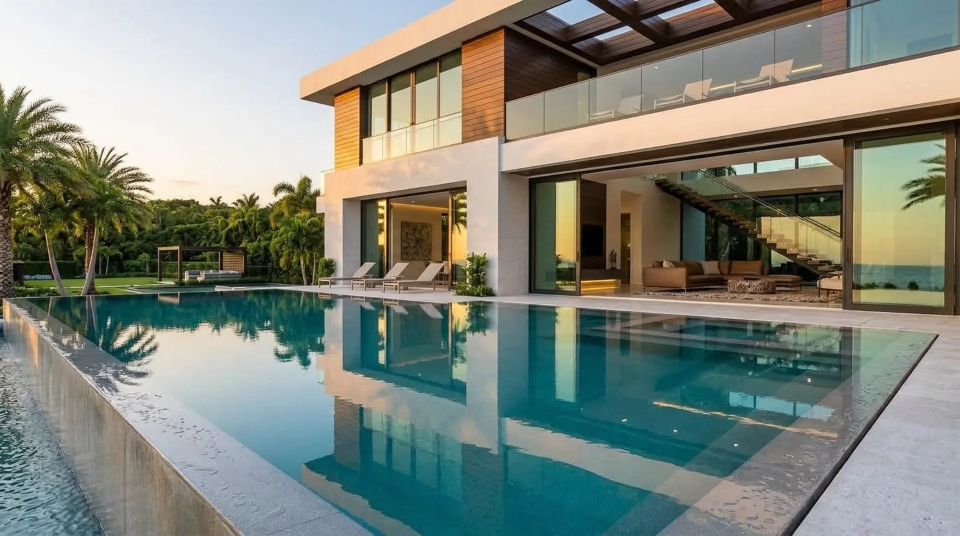
#> input picture media-originales/media/demos/demo-01/photo-1.webp, 1920 x 1072 px (shown at 1/2 size); its folder holds 3 pictures in this run
$ python render.py
#> lines starting #> are read from the running program, lines starting #| are printed output that depends on the picture; pictures that were not available may be replaced by others from this repository, and a replacement may not be noted
"""Renderiza los planos de las demos con paralaje por profundidad (2.5D).

Cada plano sale de UNA sola foto: cada píxel del fotograma se muestrea de la propia foto,
desplazado según su profundidad (lo cercano se mueve más que lo lejano). No se genera
contenido nuevo. El script verifica en cada fotograma que no se muestrea fuera de la imagen.

Uso:
  python render.py preview   # tiras de fotogramas a baja resolución para revisar el movimiento
  python render.py final     # planos a 1920×1080 / 30 fps en work/clips/
"""
import sys, math, pathlib, subprocess
import numpy as np, cv2

HERE = pathlib.Path(__file__).resolve().parent
ROOT = HERE.parents[1]
SRC = ROOT / 'media-originales' / 'media' / 'demos'
WORK = HERE / 'work'
FPS = 30

# Movimientos. Unidades de pan/off: fracción del ancho. f = profundidad del plano focal (0 lejos, 1 cerca).
# Z = zoom global; dz = zoom dependiente de la profundidad (efecto dolly); c = centro del zoom (0..1).
MOTIONS = {
    'demo-01': {
        'dur': 4.5,
        'order': ['photo-1', 'photo-3', 'photo-2', 'photo-4'],
        'photo-1': dict(Z=(1.08, 1.11), pan=((0.012, 0), (-0.012, 0)), off=((0.028, 0), (-0.028, 0)), dz=(0.0, 0.05), f=0.35, c=(0.55, 0.50)),
        'photo-3': dict(Z=(1.05, 1.14), pan=((0, 0), (0, 0.004)), off=((0, 0), (0, 0)), dz=(0.0, 0.11), f=0.45, c=(0.52, 0.47)),
        'photo-2': dict(Z=(1.06, 1.11), pan=((0, -0.008), (0, 0.008)), off=((0, -0.015), (0, 0.015)), dz=(0.0, 0.03), f=0.40, c=(0.45, 0.45)),
        'photo-4': dict(Z=(1.16, 1.05), pan=((-0.006, 0), (0.006, 0)), off=((0.008, 0), (-0.008, 0)), dz=(0.04, 0.0), f=0.50, c=(0.45, 0.55)),
    },
    'demo-02': {
        'dur': 5.36,
        'order': ['photo-1', 'photo-3', 'photo-5', 'photo-4', 'photo-2'],
        'photo-1': dict(Z=(1.05, 1.15), pan=((0, 0), (0, -0.004)), off=((0, 0), (0, 0)), dz=(0.0, 0.12), f=0.35, c=(0.47, 0.47)),
        'photo-3': dict(Z=(1.05, 1.13), pan=((0, 0), (0, 0)), off=((0, 0), (0, 0)), dz=(0.0, 0.10), f=0.35, c=(0.50, 0.48)),
        'photo-5': dict(Z=(1.07, 1.12), pan=((0.010, 0), (-0.010, 0)), off=((0.022, 0), (-0.022, 0)), dz=(0.0, 0.06), f=0.30, c=(0.50, 0.50)),
        'photo-4': dict(Z=(1.08, 1.11), pan=((-0.012, 0), (0.012, 0)), off=((-0.028, 0), (0.028, 0)), dz=(0.0, 0.04), f=0.40, c=(0.50, 0.50)),
        'photo-2': dict(Z=(1.15, 1.05), pan=((0.006, -0.004), (-0.006, 0.004)), off=((0.008, 0), (-0.008, 0)), dz=(0.04, 0.0), f=0.50, c=(0.50, 0.55)),
    },
}


def ease(t: float) -> float:
    return 0.5 - 0.5 * math.cos(math.pi * t)


def lerp(a, b, t):
    return a + (b - a) * t


def load(demo: str, photo: str, W: int, H: int):
#> called with demo = 'demo-01', photo = 'photo-1', W = 640, H = 360
    img = cv2.imread(str(SRC / demo / f'{photo}.webp'), cv2.IMREAD_COLOR)
#> img is the input picture: shape (1072, 1920, 3); mean B, G, R 122.9, 133.6, 127.4
    img = cv2.cvtColor(img, cv2.COLOR_BGR2RGB)
    dep = cv2.imread(str(WORK / f'{demo}_{photo}_depth.png'), cv2.IMREAD_UNCHANGED).astype(np.float32) / 65535.0
    h, w = img.shape[:2]
#> h = 1072; w = 1920
    s = max(W / w, H / h)
#> s = 0.336
    nw, nh = round(w * s), round(h * s)
#> nw = 645; nh = 360
    img = cv2.resize(img, (nw, nh), interpolation=cv2.INTER_LANCZOS4 if s >= 1 else cv2.INTER_AREA)
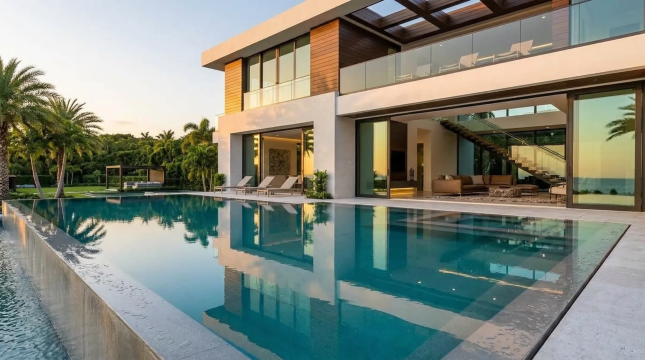
#> img: shape (360, 645, 3); mean R, G, B 127.4, 133.6, 122.9
    dep = cv2.resize(dep, (nw, nh), interpolation=cv2.INTER_LINEAR)
#> dep: shape (360, 645, 3) float32
    x0, y0 = (nw - W) // 2, (nh - H) // 2
#> x0 = 2; y0 = 0
    img, dep = img[y0:y0 + H, x0:x0 + W], dep[y0:y0 + H, x0:x0 + W]
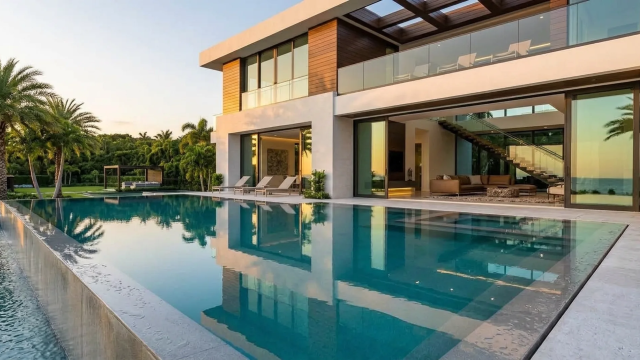
#> img: shape (360, 640, 3); mean R, G, B 127.4, 133.6, 122.9
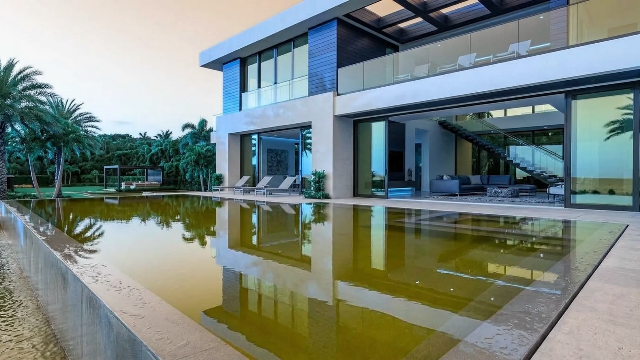
#> dep: shape (360, 640, 3) float32; mean R, G, B 0.00188, 0.00204, 0.00194; drawn with min black and max white
    # los bordes de lo cercano se quedan con lo cercano (sin halos) y se suaviza el desplazamiento
    k = max(3, int(round(5 * W / 1920)) | 1)
    dep = cv2.dilate(dep, cv2.getStructuringElement(cv2.MORPH_ELLIPSE, (k, k)))
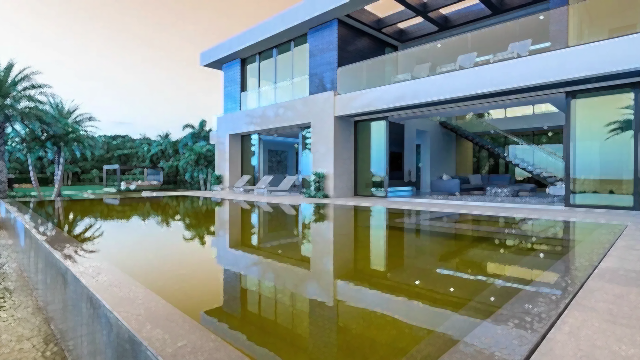
#> dep: shape (360, 640, 3) float32; mean R, G, B 0.00205, 0.00221, 0.00213; drawn with min black and max white
    dep = cv2.GaussianBlur(dep, (0, 0), 2.0 * W / 1920)
    return img, dep


def render_clip(demo: str, photo: str, W: int, H: int, fps: int, dur: float):
    m = MOTIONS[demo][photo]
    img, dep = load(demo, photo, W, H)
    n = int(round(dur * fps))
    ys, xs = np.mgrid[0:H, 0:W].astype(np.float32)
    cx, cy = m['c'][0] * W, m['c'][1] * H
    f = m['f']
    worst = 0.0
    for i in range(n):
        e = ease(i / (n - 1))
        Z = lerp(*m['Z'], e)
        dz = lerp(*m['dz'], e)
        px, py = (lerp(m['pan'][0][j], m['pan'][1][j], e) * W for j in (0, 1))
        ox, oy = (lerp(m['off'][0][j], m['off'][1][j], e) * W for j in (0, 1))
        d = dep
        for _ in range(3):  # punto fijo: la profundidad se lee en el punto de origen
            rel = d - f
            k = Z * (1.0 + dz * rel)
            qx = cx + (xs - cx) / k - ox * rel - px
            qy = cy + (ys - cy) / k - oy * rel - py
            d = cv2.remap(dep, qx, qy, cv2.INTER_LINEAR, borderMode=cv2.BORDER_REPLICATE)
        out = ((qx < -0.5) | (qx > W - 0.5) | (qy < -0.5) | (qy > H - 0.5)).mean()
        worst = max(worst, float(out))
        frame = cv2.remap(img, qx, qy, cv2.INTER_CUBIC, borderMode=cv2.BORDER_REFLECT_101)
        yield frame
    if worst > 0.0005:
        print(f'  ⚠ {demo}/{photo}: {worst * 100:.3f}% de píxeles fuera de la foto en el peor fotograma', flush=True)
    else:
        print(f'  ✓ {demo}/{photo}: todo el encuadre sale de la foto (peor fotograma {worst * 100:.4f}% fuera)', flush=True)


def preview():
    from PIL import Image, ImageDraw
    W, H = 640, 360
    rows = []
    for demo, spec in MOTIONS.items():
        for photo in spec['order']:
            frames = list(render_clip(demo, photo, W, H, 10, spec['dur']))
            pick = [frames[0], frames[len(frames) // 2], frames[-1]]
            row = Image.new('RGB', (W * 3, H + 16), 'white')
            for k, fr in enumerate(pick):
                row.paste(Image.fromarray(fr), (k * W, 16))
            ImageDraw.Draw(row).text((4, 2), f'{demo} {photo}  (inicio · mitad · final)', fill='black')
            rows.append(row)
    sheet = Image.new('RGB', (W * 3, sum(r.height for r in rows)), 'white')
    y = 0
    for r in rows:
        sheet.paste(r, (0, y))
        y += r.height
    out = WORK / 'preview_sheet.jpg'
    sheet.save(out, quality=85)
    print(out)


def final():
    W, H = 1920, 1080
    (WORK / 'clips').mkdir(exist_ok=True)
    for demo, spec in MOTIONS.items():
        for photo in spec['order']:
            out = WORK / 'clips' / f'{demo}_{photo}.mp4'
            ff = subprocess.Popen(
                ['ffmpeg', '-loglevel', 'error', '-y', '-f', 'rawvideo', '-pix_fmt', 'rgb24', '-s', f'{W}x{H}', '-r', str(FPS), '-i', '-',
                 '-c:v', 'libx264', '-preset', 'slow', '-crf', '14', '-pix_fmt', 'yuv420p', str(out)],
                stdin=subprocess.PIPE,
            )
            for fr in render_clip(demo, photo, W, H, FPS, spec['dur']):
                ff.stdin.write(np.ascontiguousarray(fr).tobytes())
            ff.stdin.close()
            ff.wait()
            print(out.name, flush=True)


if __name__ == '__main__':
#> (the run stopped early here; a loop or call above may not have finished)
